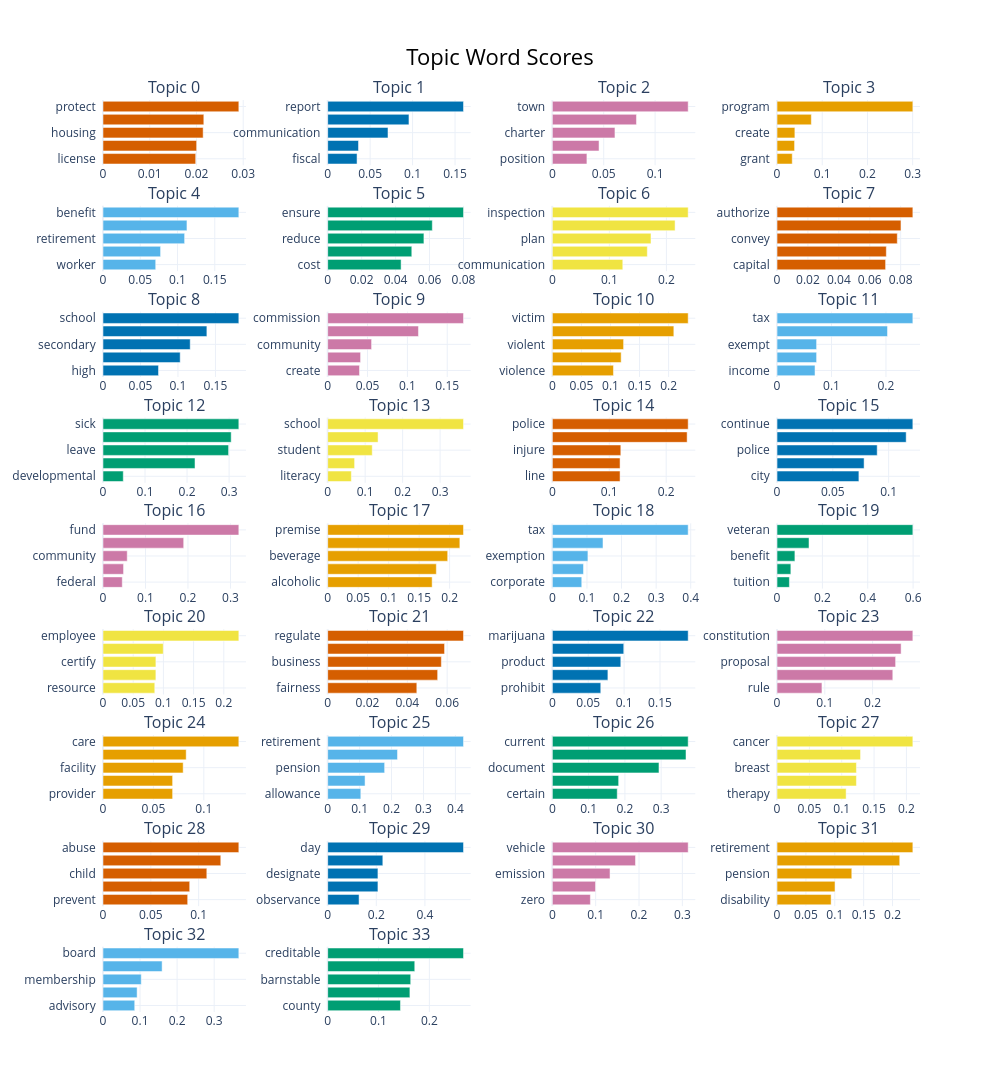

Source (notebook cell):
### Code cell
topic_model.visualize_barchart(top_n_topics=50)

### Figure 1 — Plotly figure (JSON) as saved in the notebook; plotly's stock layout.template omitted (floating-point values rounded to 4 significant figures)
{"data": [{"marker": {"color": "#D55E00"}, "orientation": "h", "type": "bar", "x": [0.01984, 0.02004, 0.02143, 0.02157, 0.02906], "xaxis": "x", "y": ["license  ", "safety  ", "housing  ", "access  ", "protect  "], "yaxis": "y"}, {"marker": {"color": "#0072B2"}, "orientation": "h", "type": "bar", "x": [0.0346, 0.0363, 0.07105, 0.09573, 0.16], "xaxis": "x2", "y": ["fiscal  ", "commission  ", "communication  ", "annual  ", "report  "], "yaxis": "y2"}, {"marker": {"color": "#CC79A7"}, "orientation": "h", "type": "bar", "x": [0.03365, 0.04544, 0.06093, 0.08187, 0.1322], "xaxis": "x3", "y": ["position  ", "police  ", "charter  ", "city  ", "town  "], "yaxis": "y3"}, {"marker": {"color": "#E69F00"}, "orientation": "h", "type": "bar", "x": [0.03365, 0.03881, 0.03948, 0.07588, 0.3004], "xaxis": "x4", "y": ["grant  ", "incentive  ", "create  ", "pilot  ", "program  "], "yaxis": "y4"}, {"marker": {"color": "#56B4E9"}, "orientation": "h", "type": "bar", "x": [0.07074, 0.07727, 0.1095, 0.1127, 0.1823], "xaxis": "x5", "y": ["worker  ", "certain  ", "retirement  ", "employee  ", "benefit  "], "yaxis": "y5"}, {"marker": {"color": "#009E73"}, "orientation": "h", "type": "bar", "x": [0.04325, 0.04955, 0.05669, 0.06163, 0.08001], "xaxis": "x6", "y": ["cost  ", "energy  ", "reduce  ", "promote  ", "ensure  "], "yaxis": "y6"}, {"marker": {"color": "#F0E442"}, "orientation": "h", "type": "bar", "x": [0.1235, 0.1665, 0.173, 0.2152, 0.2382], "xaxis": "x7", "y": ["communication  ", "correctional  ", "plan  ", "correction  ", "inspection  "], "yaxis": "y7"}, {"marker": {"color": "#D55E00"}, "orientation": "h", "type": "bar", "x": [0.07025, 0.07071, 0.07781, 0.08019, 0.08788], "xaxis": "x8", "y": ["capital  ", "parcel  ", "convey  ", "land  ", "authorize  "], "yaxis": "y8"}, {"marker": {"color": "#0072B2"}, "orientation": "h", "type": "bar", "x": [0.07407, 0.103, 0.1163, 0.1386, 0.1812], "xaxis": "x9", "y": ["high  ", "elementary  ", "secondary  ", "education  ", "school  "], "yaxis": "y9"}, {"marker": {"color": "#CC79A7"}, "orientation": "h", "type": "bar", "x": [0.03991, 0.04127, 0.05508, 0.1139, 0.1704], "xaxis": "x10", "y": ["create  ", "justice  ", "community  ", "special  ", "commission  "], "yaxis": "y10"}, {"marker": {"color": "#E69F00"}, "orientation": "h", "type": "bar", "x": [0.1051, 0.1184, 0.1225, 0.209, 0.2336], "xaxis": "x11", "y": ["violence  ", "domestic  ", "violent  ", "crime  ", "victim  "], "yaxis": "y11"}, {"marker": {"color": "#56B4E9"}, "orientation": "h", "type": "bar", "x": [0.06976, 0.07266, 0.07266, 0.2029, 0.2494], "xaxis": "x12", "y": ["income  ", "relief  ", "exempt  ", "credit  ", "tax  "], "yaxis": "y12"}, {"marker": {"color": "#009E73"}, "orientation": "h", "type": "bar", "x": [0.04825, 0.2189, 0.2988, 0.305, 0.3231], "xaxis": "x13", "y": ["developmental  ", "employee  ", "leave  ", "bank  ", "sick  "], "yaxis": "y13"}, {"marker": {"color": "#F0E442"}, "orientation": "h", "type": "bar", "x": [0.06316, 0.07186, 0.1189, 0.1345, 0.3624], "xaxis": "x14", "y": ["literacy  ", "high  ", "student  ", "education  ", "school  "], "yaxis": "y14"}, {"marker": {"color": "#D55E00"}, "orientation": "h", "type": "bar", "x": [0.119, 0.119, 0.1203, 0.2368, 0.2387], "xaxis": "x15", "y": ["line  ", "firefighter  ", "injure  ", "officer  ", "police  "], "yaxis": "y15"}, {"marker": {"color": "#0072B2"}, "orientation": "h", "type": "bar", "x": [0.07336, 0.07802, 0.08975, 0.1157, 0.1217], "xaxis": "x16", "y": ["city  ", "authorize  ", "police  ", "employment  ", "continue  "], "yaxis": "y16"}, {"marker": {"color": "#CC79A7"}, "orientation": "h", "type": "bar", "x": [0.04536, 0.04837, 0.05703, 0.1899, 0.3197], "xaxis": "x17", "y": ["federal  ", "inland  ", "community  ", "trust  ", "fund  "], "yaxis": "y17"}, {"marker": {"color": "#E69F00"}, "orientation": "h", "type": "bar", "x": [0.1714, 0.1782, 0.1969, 0.2168, 0.2228], "xaxis": "x18", "y": ["alcoholic  ", "additional  ", "beverage  ", "drunk  ", "premise  "], "yaxis": "y18"}, {"marker": {"color": "#56B4E9"}, "orientation": "h", "type": "bar", "x": [0.08502, 0.08998, 0.1028, 0.1464, 0.3926], "xaxis": "x19", "y": ["corporate  ", "property  ", "exemption  ", "excise  ", "tax  "], "yaxis": "y19"}, {"marker": {"color": "#009E73"}, "orientation": "h", "type": "bar", "x": [0.05459, 0.06096, 0.07883, 0.141, 0.599], "xaxis": "x20", "y": ["tuition  ", "plate  ", "benefit  ", "disabled  ", "veteran  "], "yaxis": "y20"}, {"marker": {"color": "#F0E442"}, "orientation": "h", "type": "bar", "x": [0.08571, 0.08755, 0.08759, 0.09975, 0.2249], "xaxis": "x21", "y": ["resource  ", "assistant  ", "certify  ", "attorney  ", "employee  "], "yaxis": "y21"}, {"marker": {"color": "#D55E00"}, "orientation": "h", "type": "bar", "x": [0.04476, 0.05522, 0.05708, 0.05869, 0.0682], "xaxis": "x22", "y": ["fairness  ", "lottery  ", "business  ", "modernize  ", "regulate  "], "yaxis": "y22"}, {"marker": {"color": "#0072B2"}, "orientation": "h", "type": "bar", "x": [0.06746, 0.07739, 0.09539, 0.0995, 0.1892], "xaxis": "x23", "y": ["prohibit  ", "pesticide  ", "product  ", "use  ", "marijuana  "], "yaxis": "y23"}, {"marker": {"color": "#CC79A7"}, "orientation": "h", "type": "bar", "x": [0.09403, 0.2423, 0.2482, 0.2597, 0.2843], "xaxis": "x24", "y": ["rule  ", "amendment  ", "proposal  ", "legislative  ", "constitution  "], "yaxis": "y24"}, {"marker": {"color": "#E69F00"}, "orientation": "h", "type": "bar", "x": [0.06905, 0.06905, 0.07951, 0.08251, 0.1347], "xaxis": "x25", "y": ["provider  ", "long  ", "facility  ", "health  ", "care  "], "yaxis": "y25"}, {"marker": {"color": "#56B4E9"}, "orientation": "h", "type": "bar", "x": [0.1038, 0.1171, 0.1784, 0.2187, 0.4254], "xaxis": "x26", "y": ["allowance  ", "earning  ", "pension  ", "retiree  ", "retirement  "], "yaxis": "y26"}, {"marker": {"color": "#009E73"}, "orientation": "h", "type": "bar", "x": [0.1789, 0.1828, 0.2939, 0.3684, 0.3744], "xaxis": "x27", "y": ["certain  ", "authorize  ", "document  ", "joint  ", "current  "], "yaxis": "y27"}, {"marker": {"color": "#F0E442"}, "orientation": "h", "type": "bar", "x": [0.1068, 0.1227, 0.1227, 0.1291, 0.2099], "xaxis": "x28", "y": ["therapy  ", "treatment  ", "breast  ", "screening  ", "cancer  "], "yaxis": "y28"}, {"marker": {"color": "#D55E00"}, "orientation": "h", "type": "bar", "x": [0.08854, 0.09066, 0.1086, 0.1232, 0.142], "xaxis": "x29", "y": ["prevent  ", "foster  ", "child  ", "sexual  ", "abuse  "], "yaxis": "y29"}, {"marker": {"color": "#0072B2"}, "orientation": "h", "type": "bar", "x": [0.1292, 0.2068, 0.2068, 0.2269, 0.5588], "xaxis": "x30", "y": ["observance  ", "month  ", "designate  ", "awareness  ", "day  "], "yaxis": "y30"}, {"marker": {"color": "#CC79A7"}, "orientation": "h", "type": "bar", "x": [0.08773, 0.09965, 0.1331, 0.1919, 0.3134], "xaxis": "x31", "y": ["zero  ", "electric  ", "emission  ", "motor  ", "vehicle  "], "yaxis": "y31"}, {"marker": {"color": "#E69F00"}, "orientation": "h", "type": "bar", "x": [0.09364, 0.1004, 0.1294, 0.2124, 0.2352], "xaxis": "x32", "y": ["disability  ", "brian  ", "pension  ", "benefit  ", "retirement  "], "yaxis": "y32"}, {"marker": {"color": "#56B4E9"}, "orientation": "h", "type": "bar", "x": [0.08561, 0.09204, 0.1032, 0.1595, 0.3665], "xaxis": "x33", "y": ["advisory  ", "composition  ", "membership  ", "director  ", "board  "], "yaxis": "y33"}, {"marker": {"color": "#009E73"}, "orientation": "h", "type": "bar", "x": [0.1432, 0.1617, 0.1633, 0.1713, 0.2671], "xaxis": "x34", "y": ["county  ", "retirement  ", "barnstable  ", "purchase  ", "creditable  "], "yaxis": "y34"}], "layout": {"annotations": [{"font": {"size": 16}, "showarrow": false, "text": "Topic 0", "x": 0.0875, "xanchor": "center", "xref": "paper", "y": 1.0, "yanchor": "bottom", "yref": "paper"}, {"font": {"size": 16}, "showarrow": false, "text": "Topic 1", "x": 0.3625, "xanchor": "center", "xref": "paper", "y": 1.0, "yanchor": "bottom", "yref": "paper"}, {"font": {"size": 16}, "showarrow": false, "text": "Topic 2", "x": 0.6375, "xanchor": "center", "xref": "paper", "y": 1.0, "yanchor": "bottom", "yref": "paper"}, {"font": {"size": 16}, "showarrow": false, "text": "Topic 3", "x": 0.9125, "xanchor": "center", "xref": "paper", "y": 1.0, "yanchor": "bottom", "yref": "paper"}, {"font": {"size": 16}, "showarrow": false, "text": "Topic 4", "x": 0.0875, "xanchor": "center", "xref": "paper", "y": 0.884, "yanchor": "bottom", "yref": "paper"}, {"font": {"size": 16}, "showarrow": false, "text": "Topic 5", "x": 0.3625, "xanchor": "center", "xref": "paper", "y": 0.884, "yanchor": "bottom", "yref": "paper"}, {"font": {"size": 16}, "showarrow": false, "text": "Topic 6", "x": 0.6375, "xanchor": "center", "xref": "paper", "y": 0.884, "yanchor": "bottom", "yref": "paper"}, {"font": {"size": 16}, "showarrow": false, "text": "Topic 7", "x": 0.9125, "xanchor": "center", "xref": "paper", "y": 0.884, "yanchor": "bottom", "yref": "paper"}, {"font": {"size": 16}, "showarrow": false, "text": "Topic 8", "x": 0.0875, "xanchor": "center", "xref": "paper", "y": 0.7679, "yanchor": "bottom", "yref": "paper"}, {"font": {"size": 16}, "showarrow": false, "text": "Topic 9", "x": 0.3625, "xanchor": "center", "xref": "paper", "y": 0.7679, "yanchor": "bottom", "yref": "paper"}, {"font": {"size": 16}, "showarrow": false, "text": "Topic 10", "x": 0.6375, "xanchor": "center", "xref": "paper", "y": 0.7679, "yanchor": "bottom", "yref": "paper"}, {"font": {"size": 16}, "showarrow": false, "text": "Topic 11", "x": 0.9125, "xanchor": "center", "xref": "paper", "y": 0.7679, "yanchor": "bottom", "yref": "paper"}, {"font": {"size": 16}, "showarrow": false, "text": "Topic 12", "x": 0.0875, "xanchor": "center", "xref": "paper", "y": 0.6519, "yanchor": "bottom", "yref": "paper"}, {"font": {"size": 16}, "showarrow": false, "text": "Topic 13", "x": 0.3625, "xanchor": "center", "xref": "paper", "y": 0.6519, "yanchor": "bottom", "yref": "paper"}, {"font": {"size": 16}, "showarrow": false, "text": "Topic 14", "x": 0.6375, "xanchor": "center", "xref": "paper", "y": 0.6519, "yanchor": "bottom", "yref": "paper"}, {"font": {"size": 16}, "showarrow": false, "text": "Topic 15", "x": 0.9125, "xanchor": "center", "xref": "paper", "y": 0.6519, "yanchor": "bottom", "yref": "paper"}, {"font": {"size": 16}, "showarrow": false, "text": "Topic 16", "x": 0.0875, "xanchor": "center", "xref": "paper", "y": 0.5358, "yanchor": "bottom", "yref": "paper"}, {"font": {"size": 16}, "showarrow": false, "text": "Topic 17", "x": 0.3625, "xanchor": "center", "xref": "paper", "y": 0.5358, "yanchor": "bottom", "yref": "paper"}, {"font": {"size": 16}, "showarrow": false, "text": "Topic 18", "x": 0.6375, "xanchor": "center", "xref": "paper", "y": 0.5358, "yanchor": "bottom", "yref": "paper"}, {"font": {"size": 16}, "showarrow": false, "text": "Topic 19", "x": 0.9125, "xanchor": "center", "xref": "paper", "y": 0.5358, "yanchor": "bottom", "yref": "paper"}, {"font": {"size": 16}, "showarrow": false, "text": "Topic 20", "x": 0.0875, "xanchor": "center", "xref": "paper", "y": 0.4198, "yanchor": "bottom", "yref": "paper"}, {"font": {"size": 16}, "showarrow": false, "text": "Topic 21", "x": 0.3625, "xanchor": "center", "xref": "paper", "y": 0.4198, "yanchor": "bottom", "yref": "paper"}, {"font": {"size": 16}, "showarrow": false, "text": "Topic 22", "x": 0.6375, "xanchor": "center", "xref": "paper", "y": 0.4198, "yanchor": "bottom", "yref": "paper"}, {"font": {"size": 16}, "showarrow": false, "text": "Topic 23", "x": 0.9125, "xanchor": "center", "xref": "paper", "y": 0.4198, "yanchor": "bottom", "yref": "paper"}, {"font": {"size": 16}, "showarrow": false, "text": "Topic 24", "x": 0.0875, "xanchor": "center", "xref": "paper", "y": 0.3037, "yanchor": "bottom", "yref": "paper"}, {"font": {"size": 16}, "showarrow": false, "text": "Topic 25", "x": 0.3625, "xanchor": "center", "xref": "paper", "y": 0.3037, "yanchor": "bottom", "yref": "paper"}, {"font": {"size": 16}, "showarrow": false, "text": "Topic 26", "x": 0.6375, "xanchor": "center", "xref": "paper", "y": 0.3037, "yanchor": "bottom", "yref": "paper"}, {"font": {"size": 16}, "showarrow": false, "text": "Topic 27", "x": 0.9125, "xanchor": "center", "xref": "paper", "y": 0.3037, "yanchor": "bottom", "yref": "paper"}, {"font": {"size": 16}, "showarrow": false, "text": "Topic 28", "x": 0.0875, "xanchor": "center", "xref": "paper", "y": 0.1877, "yanchor": "bottom", "yref": "paper"}, {"font": {"size": 16}, "showarrow": false, "text": "Topic 29", "x": 0.3625, "xanchor": "center", "xref": "paper", "y": 0.1877, "yanchor": "bottom", "yref": "paper"}, {"font": {"size": 16}, "showarrow": false, "text": "Topic 30", "x": 0.6375, "xanchor": "center", "xref": "paper", "y": 0.1877, "yanchor": "bottom", "yref": "paper"}, {"font": {"size": 16}, "showarrow": false, "text": "Topic 31", "x": 0.9125, "xanchor": "center", "xref": "paper", "y": 0.1877, "yanchor": "bottom", "yref": "paper"}, {"font": {"size": 16}, "showarrow": false, "text": "Topic 32", "x": 0.0875, "xanchor": "center", "xref": "paper", "y": 0.0716, "yanchor": "bottom", "yref": "paper"}, {"font": {"size": 16}, "showarrow": false, "text": "Topic 33", "x": 0.3625, "xanchor": "center", "xref": "paper", "y": 0.0716, "yanchor": "bottom", "yref": "paper"}], "height": 2250, "hoverlabel": {"bgcolor": "white", "font": {"family": "Rockwell", "size": 16}}, "showlegend": false, "title": {"font": {"color": "Black", "size": 22}, "text": "Topic Word Scores", "x": 0.5, "xanchor": "center", "yanchor": "top"}, "width": 1000, "xaxis": {"anchor": "y", "domain": [0, 0.175], "showgrid": true}, "xaxis10": {"anchor": "y10", "domain": [0.275, 0.45], "showgrid": true}, "xaxis11": {"anchor": "y11", "domain": [0.55, 0.725], "showgrid": true}, "xaxis12": {"anchor": "y12", "domain": [0.825, 1], "showgrid": true}, "xaxis13": {"anchor": "y13", "domain": [0, 0.175], "showgrid": true}, "xaxis14": {"anchor": "y14", "domain": [0.275, 0.45], "showgrid": true}, "xaxis15": {"anchor": "y15", "domain": [0.55, 0.725], "showgrid": true}, "xaxis16": {"anchor": "y16", "domain": [0.825, 1], "showgrid": true}, "xaxis17": {"anchor": "y17", "domain": [0, 0.175], "showgrid": true}, "xaxis18": {"anchor": "y18", "domain": [0.275, 0.45], "showgrid": true}, "xaxis19": {"anchor": "y19", "domain": [0.55, 0.725], "showgrid": true}, "xaxis2": {"anchor": "y2", "domain": [0.275, 0.45], "showgrid": true}, "xaxis20": {"anchor": "y20", "domain": [0.825, 1], "showgrid": true}, "xaxis21": {"anchor": "y21", "domain": [0, 0.175], "showgrid": true}, "xaxis22": {"anchor": "y22", "domain": [0.275, 0.45], "showgrid": true}, "xaxis23": {"anchor": "y23", "domain": [0.55, 0.725], "showgrid": true}, "xaxis24": {"anchor": "y24", "domain": [0.825, 1], "showgrid": true}, "xaxis25": {"anchor": "y25", "domain": [0, 0.175], "showgrid": true}, "xaxis26": {"anchor": "y26", "domain": [0.275, 0.45], "showgrid": true}, "xaxis27": {"anchor": "y27", "domain": [0.55, 0.725], "showgrid": true}, "xaxis28": {"anchor": "y28", "domain": [0.825, 1], "showgrid": true}, "xaxis29": {"anchor": "y29", "domain": [0, 0.175], "showgrid": true}, "xaxis3": {"anchor": "y3", "domain": [0.55, 0.725], "showgrid": true}, "xaxis30": {"anchor": "y30", "domain": [0.275, 0.45], "showgrid": true}, "xaxis31": {"anchor": "y31", "domain": [0.55, 0.725], "showgrid": true}, "xaxis32": {"anchor": "y32", "domain": [0.825, 1], "showgrid": true}, "xaxis33": {"anchor": "y33", "domain": [0, 0.175], "showgrid": true}, "xaxis34": {"anchor": "y34", "domain": [0.275, 0.45], "showgrid": true}, "xaxis35": {"anchor": "y35", "domain": [0.55, 0.725], "showgrid": true}, "xaxis36": {"anchor": "y36", "domain": [0.825, 1], "showgrid": true}, "xaxis4": {"anchor": "y4", "domain": [0.825, 1], "showgrid": true}, "xaxis5": {"anchor": "y5", "domain": [0, 0.175], "showgrid": true}, "xaxis6": {"anchor": "y6", "domain": [0.275, 0.45], "showgrid": true}, "xaxis7": {"anchor": "y7", "domain": [0.55, 0.725], "showgrid": true}, "xaxis8": {"anchor": "y8", "domain": [0.825, 1], "showgrid": true}, "xaxis9": {"anchor": "y9", "domain": [0, 0.175], "showgrid": true}, "yaxis": {"anchor": "x", "domain": [0.9284, 1.0], "showgrid": true}, "yaxis10": {"anchor": "x10", "domain": [0.6963, 0.7679], "showgrid": true}, "yaxis11": {"anchor": "x11", "domain": [0.6963, 0.7679], "showgrid": true}, "yaxis12": {"anchor": "x12", "domain": [0.6963, 0.7679], "showgrid": true}, "yaxis13": {"anchor": "x13", "domain": [0.5802, 0.6519], "showgrid": true}, "yaxis14": {"anchor": "x14", "domain": [0.5802, 0.6519], "showgrid": true}, "yaxis15": {"anchor": "x15", "domain": [0.5802, 0.6519], "showgrid": true}, "yaxis16": {"anchor": "x16", "domain": [0.5802, 0.6519], "showgrid": true}, "yaxis17": {"anchor": "x17", "domain": [0.4642, 0.5358], "showgrid": true}, "yaxis18": {"anchor": "x18", "domain": [0.4642, 0.5358], "showgrid": true}, "yaxis19": {"anchor": "x19", "domain": [0.4642, 0.5358], "showgrid": true}, "yaxis2": {"anchor": "x2", "domain": [0.9284, 1.0], "showgrid": true}, "yaxis20": {"anchor": "x20", "domain": [0.4642, 0.5358], "showgrid": true}, "yaxis21": {"anchor": "x21", "domain": [0.3481, 0.4198], "showgrid": true}, "yaxis22": {"anchor": "x22", "domain": [0.3481, 0.4198], "showgrid": true}, "yaxis23": {"anchor": "x23", "domain": [0.3481, 0.4198], "showgrid": true}, "yaxis24": {"anchor": "x24", "domain": [0.3481, 0.4198], "showgrid": true}, "yaxis25": {"anchor": "x25", "domain": [0.2321, 0.3037], "showgrid": true}, "yaxis26": {"anchor": "x26", "domain": [0.2321, 0.3037], "showgrid": true}, "yaxis27": {"anchor": "x27", "domain": [0.2321, 0.3037], "showgrid": true}, "yaxis28": {"anchor": "x28", "domain": [0.2321, 0.3037], "showgrid": true}, "yaxis29": {"anchor": "x29", "domain": [0.116, 0.1877], "showgrid": true}, "yaxis3": {"anchor": "x3", "domain": [0.9284, 1.0], "showgrid": true}, "yaxis30": {"anchor": "x30", "domain": [0.116, 0.1877], "showgrid": true}, "yaxis31": {"anchor": "x31", "domain": [0.116, 0.1877], "showgrid": true}, "yaxis32": {"anchor": "x32", "domain": [0.116, 0.1877], "showgrid": true}, "yaxis33": {"anchor": "x33", "domain": [0, 0.0716], "showgrid": true}, "yaxis34": {"anchor": "x34", "domain": [0, 0.0716], "showgrid": true}, "yaxis35": {"anchor": "x35", "domain": [0, 0.0716], "showgrid": true}, "yaxis36": {"anchor": "x36", "domain": [0, 0.0716], "showgrid": true}, "yaxis4": {"anchor": "x4", "domain": [0.9284, 1.0], "showgrid": true}, "yaxis5": {"anchor": "x5", "domain": [0.8123, 0.884], "showgrid": true}, "yaxis6": {"anchor": "x6", "domain": [0.8123, 0.884], "showgrid": true}, "yaxis7": {"anchor": "x7", "domain": [0.8123, 0.884], "showgrid": true}, "yaxis8": {"anchor": "x8", "domain": [0.8123, 0.884], "showgrid": true}, "yaxis9": {"anchor": "x9", "domain": [0.6963, 0.7679], "showgrid": true}}}
